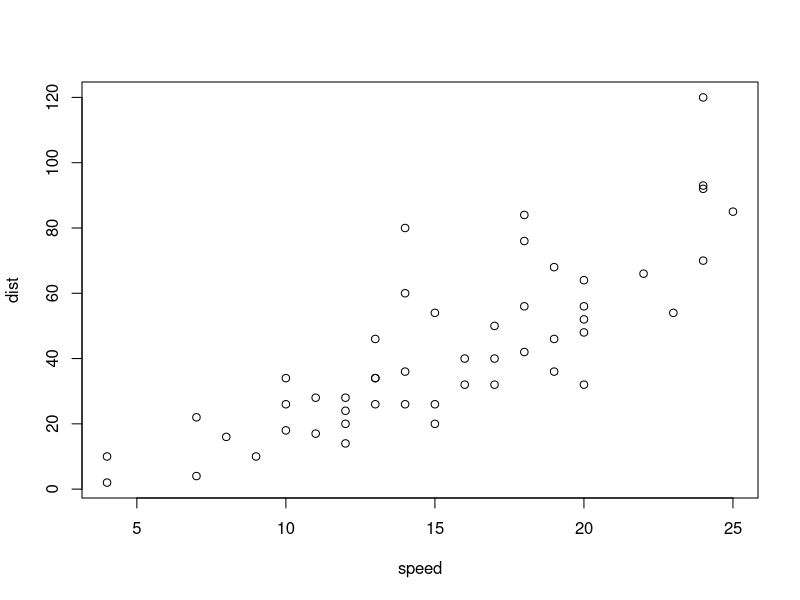
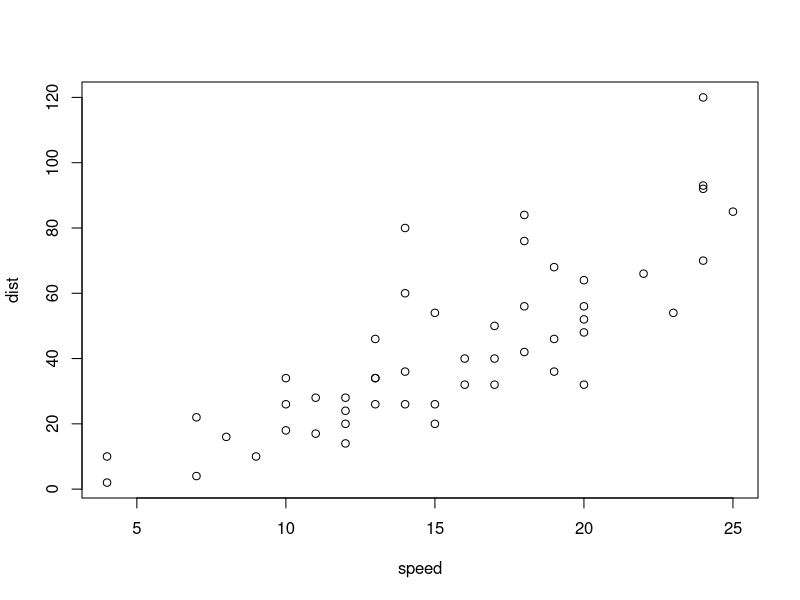

Source code (R) for these figures, in order:
## ---- chunk 1
#| code-fold: false

#install.packages("tidyverse")
#install.packages("palmerpenguins")
library(tidyverse)
library(palmerpenguins)
## ---- chunk 2
#| code-fold: false
#| echo: true

head(penguins)
mean(penguins$bill_length_mm, na.rm = TRUE)
## ---- chunk 3
#| code-fold: false
#| echo: true

penguins |> 
  head()
penguins |> 
  pull(bill_length_mm) |> 
  mean(na.rm = TRUE)
## ---- chunk 4
#| echo: true
plot(cars)
## ---- chunk 5
#| echo: true
#| fig-width: 6
#| fig-height: 4
plot(cars)
